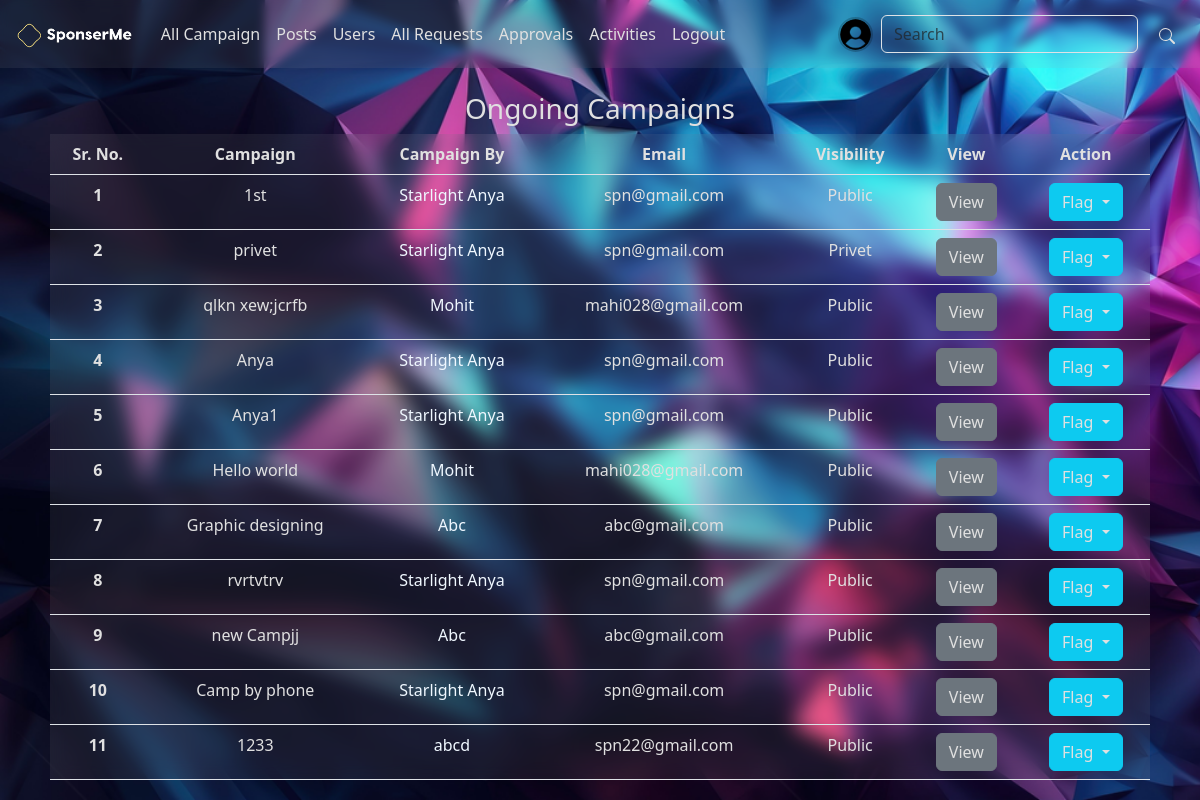
The app's page /admin/dashboard (signed in), older data.
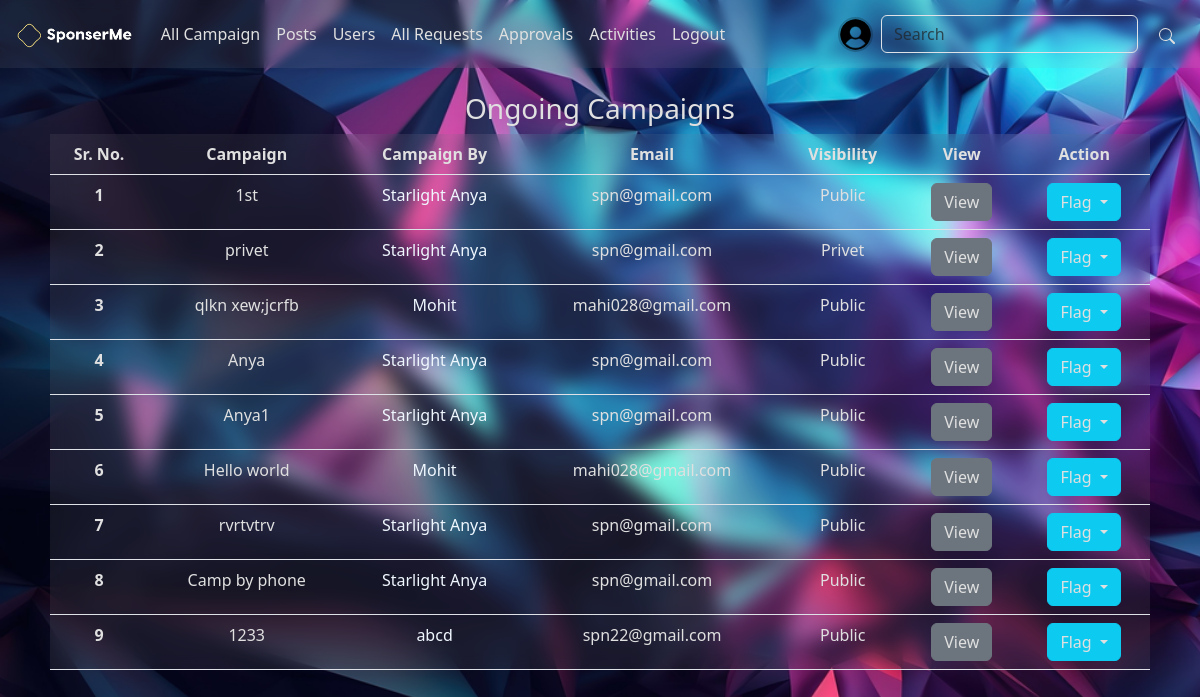
The same page, newer data.
### application/modals.py (models this page shows, shortened)
class User(db.Model, UserMixin):
    user_id = db.Column(db.Integer, autoincrement = True, primary_key=True)
    email = db.Column(db.String(255), unique=True)
    password = db.Column(db.String, nullable=False)
    active_flag = db.Column(db.Boolean, default = False, nullable = False)
    profile = db.Column(db.String, nullable = True, default = 'user.png')
    flag = db.Column(db.Boolean, nullable = False, default = False)
    flag_reason = db.Column(db.String, nullable = True)
    wallet_balance = db.Column(db.Integer, nullable = False, default = 0)

class Campaign(db.Model):
    campaign_id = db.Column(db.Integer, primary_key=True, autoincrement = True)
    campaign_by = db.Column(db.Integer, db.ForeignKey("sponser.sponser_id", ondelete='CASCADE'), nullable = False)
    campaign_name = db.Column(db.String, unique=True)
    desc = db.Column(db.String, nullable=False)
    requirements = db.Column(db.String, nullable=False)
    start_date = db.Column(db.DateTime, nullable=False, default = datetime.utcnow())
    end_date = db.Column(db.DateTime, nullable=False)
    budget = db.Column(db.Integer, nullable=True)
    visibility = db.Column(db.Boolean)
    goals = db.Column(db.String, nullable=True)
    image_path = db.Column(db.String, nullable=True, default = 'user.png')
    flag = db.Column(db.Boolean, nullable = False, default = False)
    flag_reason = db.Column(db.String, nullable = True)
    category = db.Column(db.String)
    sponser = db.relationship('Sponser', backref = db.backref('campaigns', cascade = "all, delete-orphan"))

class Sponser(db.Model):
    sponser_id = db.Column(db.Integer, db.ForeignKey('user.user_id', ondelete='CASCADE'), primary_key=True)
    company_name = db.Column(db.String, nullable = False)
    industry = db.Column(db.String, nullable = False)
    budget = db.Column(db.Integer, nullable = False)
    about = db.Column(db.String, nullable = True)
    user = db.relationship('User', backref=db.backref('sponsers', cascade="all, delete-orphan"))

### application/controllers/admin.py (the view)
@admin.route('/dashboard')
@login_required
def admin_dashboard():
    if not is_admin(current_user.user_id):
        raise UserError(401, "Not Authorised")
    roles = user_roles(current_user.user_id)
    camps = Campaign.query.all()
    return render_template('admin/admin_dash.html', page = 'Admin-Dashboard', roles = roles, camps = camps)

### application/form.py
class SeachForm(FlaskForm):
    search = StringField('Search for: ')
    submit = SubmitField()

### app.py (called while the page is built)
@app.context_processor
def base():
    from application.form import SeachForm
    form = SeachForm()
    return dict(search_form = form)

### application/controllers/auth.py (called while the page is built)
@login_manager.user_loader
def load_user(user_id):
    return User.query.get(int(user_id))

### application/get_roles.py (called while the page is built)
def user_roles(user_id):
    roles = UserRoles.query.filter_by(user_id = user_id).all()
    available_roles = {1: 'Admin', 2: 'Influencer', 3: 'Sponser'}
    user_roles = [available_roles[role.role_id] for role in roles]
    return user_roles

def is_admin(user_id):
    if 'Admin' in user_roles(user_id):
        return True
    return False

### application/templates/admin/admin_dash.html (shortened to what this page needs)
{% extends 'base.html' %}
{% block content %}
<center>
    <h3>Ongoing Campaigns</h3>
    <div class="contatiner" style="max-width: 1100px;">
    <table class="table " style="text-align: center;">
        <thead >
        <tr>
            <th scope="col">Sr. No.</th>
            <th scope="col">Campaign</th>
            <th scope="col">Campaign By</th>
            <th scope="col">Email</th>
            <th scope="col">Visibility</th>
            <th scope="col">View</th>
            <th scope="col">Action</th>
        </tr>
        </thead>
        <tbody>
        {% for camp in camps%}
        <tr>
            <th scope="row">{{loop.index}}</th>
            <td>{{camp.campaign_name}}</td>
            <td><a href="/get/{{camp.campaign_by}}" class="link-secondary link-offset-2 link-offset-3-hover link-underline link-underline-opacity-0 link-underline-opacity-75-hover">{{camp.sponser.company_name}}</a></td>
            <td>{{camp.sponser.user.email}}</td>
            <td>{% if camp.visibility%}Public{%else%}Privet{%endif%}</td>
            <td><a href="/view/{{camp.campaign_id}}" class="btn btn-secondary">View</a></td>
            <td>
                {%if camp.flag %}
                    <div id="flag_cont{{camp.campaign_id}}">
                        <button type="button" class="btn btn-danger" id="camp{{camp.campaign_id}}" onclick="flag_camp('{{camp.campaign_id}}', 'none')">Un-Flag</button>
                    </div>
                {%else%}
                    <div id="flag_cont{{camp.campaign_id}}">
                        <div class="btn-group">
                            <button type="button" class="btn btn-info dropdown-toggle" data-bs-toggle="dropdown" aria-expanded="false">
                                <span id="camp{{camp.campaign_id}}">Flag</span>
                            </button>
                        </div>
                    </div>
                {%endif%}
            </td>
        </tr>
        {%endfor%}
        </tbody>
    </table>
    </div>
</center>
{%endblock%}

### application/templates/base.html (shortened to what this page needs)
<!DOCTYPE html>
<html lang="en">
<head>
    <link href="https://cdn.jsdelivr.net/npm/bootstrap@5.3.3/dist/css/bootstrap.min.css" rel="stylesheet">
    <link rel="stylesheet" href="/st/css/base.css">
</head>
<body style="margin-bottom: 15px; background: url(/st/img/bg-proto.jpg) no-repeat; background-size: cover; background-attachment: fixed;">
    {% include 'navbar.html' %}
    <br>
        {% block content %}
        {% endblock %}
</body>
</html>

### application/templates/navbar.html (shortened to what this page needs)
<nav class="navbar navbar-expand-lg sticky-sm-top" style="background-color: rgba(179, 179, 179, .1); backdrop-filter: blur(5px);">
  <div class="container-fluid">
    {% if page in ['Admin Login', 'login', 'Admin Registeration', 'register', 'Welcome'] %}
      <a class="navbar-brand" href="{{url_for('home.landing_page')}}">
        <img src="/st/img/logo-transperent-white.png" alt="Logo" height="30" class="d-inline-block align-text-top">
      </a>
      <div class="collapse navbar-collapse" id="navbarSupportedContent" >
        <ul class="navbar-nav me-auto mb-2 mb-lg-0">
          <li class="nav-item">
            <a class="nav-link" href="{{url_for('user_auth.adminLogin')}}">Admin? Login here</a>
          </li>
        </ul>
      </div>
    {%else%}
      <a class="navbar-brand" href="{{url_for('home.dashboard')}}">
        <img src="/st/img/logo-transperent-white.png" alt="Logo" height="30" class="d-inline-block align-text-top">
      </a>
    {%endif%}
    {% if page not in ['Admin Login', 'login', 'Admin Registeration', 'register', 'Welcome'] %}
    <div class="collapse navbar-collapse" id="navbarSupportedContent" >
      <ul class="navbar-nav me-auto mb-2 mb-lg-0">
        {%if 'Admin' in roles%}
          <li class="nav-item">
            <a class="nav-link" href="{{url_for('admin.admin_dashboard')}}">All Campaign</a>
          </li>
          <li class="nav-item">
            <a class="nav-link" href="{{url_for('admin.posts')}}">Posts</a>
          </li>
          <li class="nav-item">
            <a class="nav-link" href="{{url_for('admin.users')}}">Users</a>
          </li>
          <li class="nav-item">
            <a class="nav-link" href="{{url_for('admin.requests')}}">All Requests</a>
          </li>
          <li class="nav-item">
            <a class="nav-link" href="{{url_for('admin.approvals')}}">Approvals</a>
          </li>
          <li class="nav-item">
            <a class="nav-link" href="{{url_for('admin.activities')}}">Activities</a>
          </li>
          {%endif%}
          <li class="nav-item">
            <a class="nav-link" href="{{url_for('user_auth.logout')}}">Logout</a>
          </li>
        </ul>
      <ul class="navbar-nav ">
        <li class="nav-item">
          <a class="nav-link" href="/get/{{current_user.user_id}}"><img src="/st/uploads/{{current_user.profile}}" alt="Profile" height="35" width="35" style="border-radius: 50%; border: 2px solid rgba(0,0,0,.2); object-fit: cover;" class="d-inline-block align-text-top"></a>
        </li>
      </ul>
      <form class="d-flex" role="search" method="post" action="{{url_for('home.search')}}">
        <input class="form-control me-2" type="search" placeholder="Search" name="search" aria-label="Search">
        <button class="btn" name="submit"><svg xmlns="http://www.w3.org/2000/svg" width="16" height="16" fill="currentColor" class="bi bi-search" viewBox="0 0 16 16"><path d="M11.742 10.344a6.5 6.5 0 1 0-1.397 1.398h-.001q.044.06.098.115l3.85 3.85a1 1 0 0 0 1.415-1.414l-3.85-3.85a1 1 0 0 0-.115-.1zM12 6.5a5.5 5.5 0 1 1-11 0 5.5 5.5 0 0 1 11 0"/></svg></button>
      </form>
    </div>
    {%endif%}
  </div>
</nav>

### application/static/css/base.css (style rules this page uses)
.table { --bs-table-bg: rgba(179, 179, 179, .1) !important; backdrop-filter: blur(10px); }
* { box-sizing: border-box; color: #E0E0E0 !important; user-select: none; }
.link-secondary { color: aliceblue !important; }
.form-control { background: none; }

Row changes from the older to the newer data that the page shows:
removed Campaign: campaign_name "Graphic designing", sponser.company_name "Abc", sponser.user.email "abc@gmail.com", visibility "Public"
removed Campaign: campaign_name "new Campjj", sponser.company_name "Abc", sponser.user.email "abc@gmail.com", visibility "Public"
